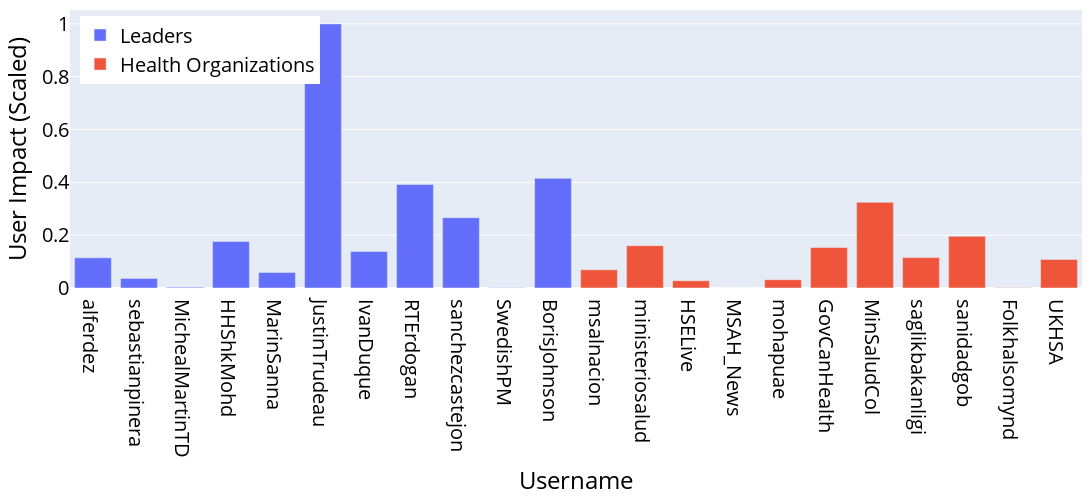

This figure's notebook cell:
### Code cell
fig = px.bar(user_info_df, x='username', y='user_impact_scaled', color='group', width=1200, height=500)
fig.update_layout(yaxis_title = 'User Impact (Scaled)', xaxis_title = 'Username',
    font = dict(
        size = 20,
        color = '#000000'
    ),
    # autosize = True,
    legend=dict(
        x=0.01,
        y=0.98,
        title_text='',
        traceorder='normal',
        font=dict(
            size=20,),
    ),
    margin = dict(
        l = 10,
        b = 10,
        r = 10,
        t = 10
    ), 
    # legend_title_text = 'Type of Organization'
)
fig.show()
#fig.write_image('user-impact-scaled.pdf', engine='kaleido')
#fig.write_image('user-impact-scaled.png', engine='kaleido')

### Figure 1 — Plotly figure (JSON) as saved in the notebook; plotly's stock layout.template omitted (floating-point values rounded to 4 significant figures)
{"data": [{"alignmentgroup": "True", "hovertemplate": "group=Leaders<br>username=%{x}<br>user_impact_scaled=%{y}<extra></extra>", "legendgroup": "Leaders", "marker": {"color": "#636efa", "pattern": {"shape": ""}}, "name": "Leaders", "offsetgroup": "Leaders", "orientation": "v", "showlegend": true, "textposition": "auto", "type": "bar", "x": ["alferdez", "sebastianpinera", "MichealMartinTD", "HHShkMohd", "MarinSanna", "JustinTrudeau", "IvanDuque", "RTErdogan", "sanchezcastejon", "SwedishPM", "BorisJohnson"], "xaxis": "x", "y": [0.1143, 0.03641, 0.003295, 0.1761, 0.05844, 1.0, 0.1381, 0.3922, 0.2662, 0.000861, 0.4154], "yaxis": "y"}, {"alignmentgroup": "True", "hovertemplate": "group=Health Organizations<br>username=%{x}<br>user_impact_scaled=%{y}<extra></extra>", "legendgroup": "Health Organizations", "marker": {"color": "#EF553B", "pattern": {"shape": ""}}, "name": "Health Organizations", "offsetgroup": "Health Organizations", "orientation": "v", "showlegend": true, "textposition": "auto", "type": "bar", "x": ["msalnacion", "ministeriosalud", "HSELive", "MSAH_News", "mohapuae", "GovCanHealth", "MinSaludCol", "saglikbakanligi", "sanidadgob", "Folkhalsomynd", "UKHSA"], "xaxis": "x", "y": [0.06892, 0.1604, 0.02752, 0, 0.03157, 0.1533, 0.3244, 0.1152, 0.196, 0.001015, 0.1083], "yaxis": "y"}], "layout": {"barmode": "relative", "font": {"color": "#000000", "size": 20}, "height": 500, "legend": {"font": {"size": 20}, "title": {"text": ""}, "tracegroupgap": 0, "traceorder": "normal", "x": 0.01, "y": 0.98}, "margin": {"b": 10, "l": 10, "r": 10, "t": 10}, "width": 1200, "xaxis": {"anchor": "y", "domain": [0, 1], "title": {"text": "Username"}}, "yaxis": {"anchor": "x", "domain": [0, 1], "title": {"text": "User Impact (Scaled)"}}}}
